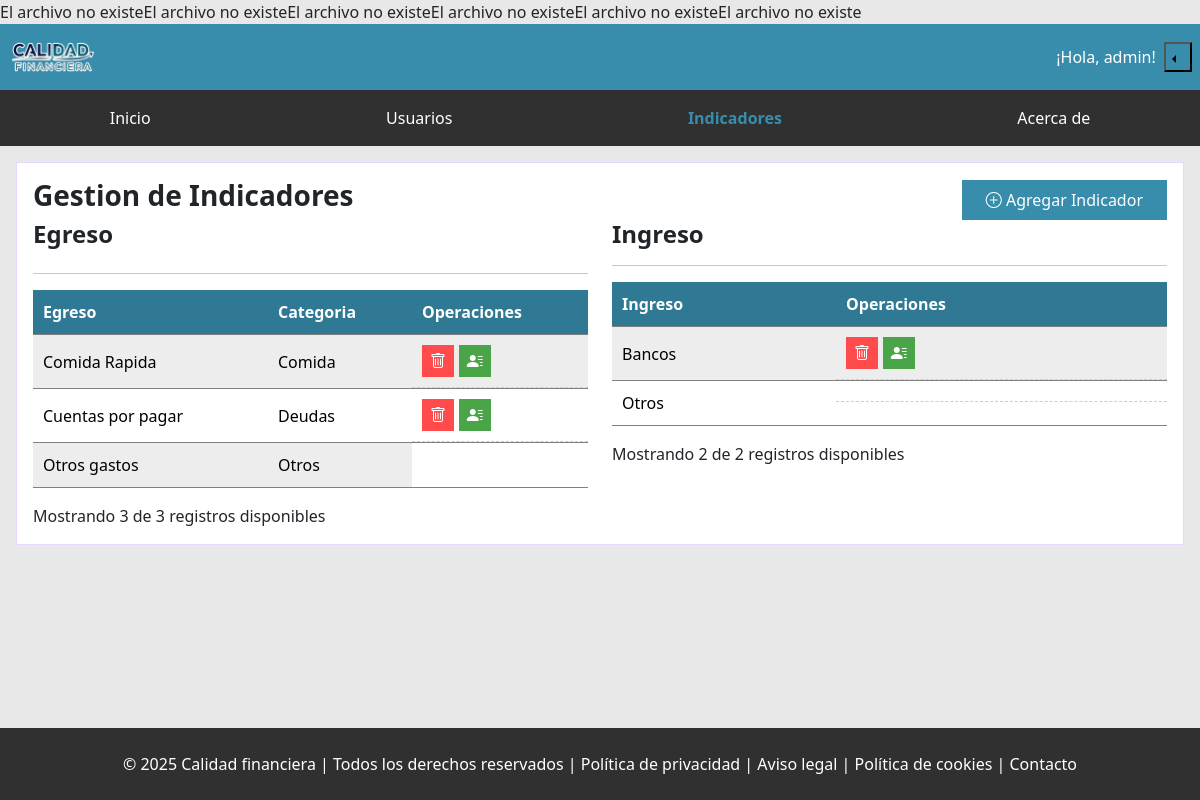
/admin/indicators/1/1 (signed in), run on the app's committed database.
### tables this page shows
CREATE TABLE `egresos` (
  `id_egreso` int(10) NOT NULL,
  `id_categoria_egreso` int(10) NOT NULL,
  `egreso` varchar(40) NOT NULL
);

CREATE TABLE `categorias_egreso` (
  `id_categoria_egreso` int(10) NOT NULL,
  `categoria` varchar(40) NOT NULL
);

CREATE TABLE `ingresos` (
  `id_ingreso` int(10) NOT NULL,
  `ingreso` varchar(50) NOT NULL
);

### app/Controllers/IndicatorsController.php (called while the page is built, shortened)
<?php
class IndicatorsController extends Controller
{
    public function index($page_e = 1, $page_i = 1)
    {
        $show_indicators = new indicatorModel;
        $show_indicators->show($page_e, $page_i);
        return $this->view('admin.indicators', [
            'HTML_graduantion' => $show_indicators->HTML_graduantion,
            'HTML_insome' => $show_indicators->HTML_insome,
            'sidebar_jump' => '../../',
            'header_jump' => '../../',
            'header_break_login' => '../../../',
        ]);
    }
}

### routes/web.php (called while the page is built, shortened)
<?php
Route::dispatch();
?>

### public/index.php (called while the page is built)
<?php
    require_once '../autoload.php';
    require_once '../routes/web.php';
?>

### lib/DataBase.php (called while the page is built, shortened)
<?php
class Database
{
    private $host = 'localhost';
    private $dbName = 'calidad_financiera';
    private $user = 'root';
    private $password = '';
    public function __construct()
    {
        try {
            $this->pdo = new PDO("mysql:host=$this->host;dbname=$this->dbName", $this->user, $this->password);
        } catch (PDOException $ex) {
            throw new Exception("Error de conexión: " . $ex->getMessage());
        }
    }
}
?>

### app/Controllers/Controller.php (called while the page is built, shortened)
<?php
class Controller
{
    public function view($route, $data = [])
    {
        extract($data);
        $route = str_replace('.', '/', $route);
        if (file_exists("../resources/views/{$route}.php")) {
            $content = ob_get_clean();
            return $content;
        } else {
            return 'El archivo no existe';
        }
    }
}

### app/Models/IndicatorModel.php (the view, shortened to what this page needs)
<?php
class indicatorModel extends Database
{
    public function show($page_e, $page_i)
    {
        $current_page_i = $page_i;
        $count_insome_query = 'SELECT COUNT(*) as total_ingresos FROM ingresos  ';
        $count_insome_stmt = $this->pdo->prepare($count_insome_query);
        $count_insome_stmt->execute();
        $row_total_insome = $count_insome_stmt->fetch(PDO::FETCH_ASSOC);
        $total_records_i = $row_total_insome['total_ingresos'];
        $records_page_i = 5;
        $get_insome_query = 'SELECT
                            ingreso, id_ingreso
                         FROM
                            ingresos
                            ORDER BY ingreso ASC
                             LIMIT
                                :inicio, :registros_por_pagina';
        $start_i = ($current_page_i - 1) * $records_page_i;
        $get_insome_stmt = $this->pdo->prepare($get_insome_query);
        $get_insome_stmt->bindParam(':inicio', $start_i, PDO::PARAM_INT);
        $get_insome_stmt->bindParam(':registros_por_pagina', $records_page_i, PDO::PARAM_INT);
        $get_insome_stmt->execute();
        $this->HTML_insome = '';
        if ($get_insome_stmt->rowCount() > 0) {
            $row_insome = $get_insome_stmt->fetchAll(PDO::FETCH_ASSOC);
            foreach ($row_insome as $row) {
                $this->HTML_insome .= "<tr class='show'>";
                $this->HTML_insome .= '<td >'.$row['ingreso'].'</td>';
                $this->HTML_insome .= "<td class='operations'>";
                if ($row['ingreso'] != 'Otros') {
                    $this->HTML_insome .= "
                       <button class='  button--delete' data-model='js'data-type='id_ingreso'  data-link='../../indicator/delete-insome'
                        data-id='".$row['id_ingreso']."'
       >
                                <i class='bi bi-trash ' ></i>
                              </button>
                        ";
                    $this->HTML_insome .= "<a href='../../indicator/".$row['id_ingreso']."-ingreso/modify'>
                            <button class='button--modify'>
                              <i class='bi bi-person-lines-fill'></i>
                            </button>
                        </a>";
                    $this->HTML_insome .= '</td>';
                }
                $this->HTML_insome .= '</tr>';
            }
        } else {
            $this->HTML_insome .= '<p>No hay registros disponibles en este momento.</p>';
        }
        $this->HTML_insome .= ' </table> </section>';
        $this->HTML_insome .= "<section class='d-flex justify-content-between align-items-center'>";
        if ($total_records_i == 0) {
        } else {
            $get_insome_stmt->rowCount() == 0 ? $display_log_message = 'registro disponible' : $display_log_message = 'registros disponibles';
            $this->HTML_insome .= "<span class='show_quantity'>Mostrando ".$get_insome_stmt->rowCount().' de '.$total_records_i."
                                          <span class='show_quantity__message'> ".$display_log_message."</span></span><nav
                                          class='navigation--egress navigation '><ul class='pagination'>";
            $this->HTML_insome .= '</section>';
        }
        $current_page_e = $page_e;
        $count_graduation_query = 'SELECT COUNT(*) as total_egresos FROM egresos  ';
        $count_graduation_stmt = $this->pdo->prepare($count_graduation_query);
        $count_graduation_stmt->execute();
        $row_total_graduation = $count_graduation_stmt->fetch(PDO::FETCH_ASSOC);
        $total_records_e = $row_total_graduation['total_egresos'];
        $records_page_e = 5;
        $get_graduation_query = 'SELECT
                                categoria, egreso , egresos.id_egreso
                             FROM
                                egresos
                             INNER JOIN
                                categorias_egreso
                             ON
                                egresos.id_categoria_egreso = categorias_egreso.id_categoria_egreso
                              ORDER BY egresos.egreso ASC
                             LIMIT
                                :inicio, :registros_por_pagina';
        $start_e = ($current_page_e - 1) * $records_page_e;
        $get_graduation_stmt = $this->pdo->prepare($get_graduation_query);
        $get_graduation_stmt->bindParam(':inicio', $start_e, PDO::PARAM_INT);
        $get_graduation_stmt->bindParam(':registros_por_pagina', $records_page_e, PDO::PARAM_INT);
        $get_graduation_stmt->execute();
        $this->HTML_graduantion = '';
        if ($get_graduation_stmt->rowCount() > 0) {
            $row_graduation = $get_graduation_stmt->fetchAll(PDO::FETCH_ASSOC);
            foreach ($row_graduation as $row) {
                $this->HTML_graduantion .= "<tr class='show'>";
                $this->HTML_graduantion .= '<td >'.$row['egreso'].'</td>';
                $this->HTML_graduantion .= '<td>'.$row['categoria'].'</td>';
                if ($row['egreso'] != 'Otros gastos') {
                    $this->HTML_graduantion .= "<td class='operations'>";
                    $this->HTML_graduantion .= "
                       <button class='  button--delete' data-model='js'data-type='id_egreso'  data-link='../../indicator/delete-graduation'
                        data-id='".$row['id_egreso']."'
       >
                                <i class='bi bi-trash ' ></i>
                              </button>
                         ";
                    $this->HTML_graduantion .= "<a href='../../indicator/".$row['id_egreso']."-egreso/modify'>
                            <button class='button--modify'>
                              <i class='bi bi-person-lines-fill'></i>
                            </button>
                        </a>
                        ";
                    $this->HTML_graduantion .= '</td>';
                }
                $this->HTML_graduantion .= '</tr>';
            }
        } else {
            $this->HTML_graduantion .= '<p>No hay registros disponibles en este momento.</p>';
        }
        $this->HTML_graduantion .= ' </table> </section>';
        $this->HTML_graduantion .= "<section class='d-flex justify-content-between align-items-center'>";
        if ($total_records_e == 0) {
        } else {
            $get_graduation_stmt->rowCount() == 0 ? $display_log_message = 'registro disponible' : $display_log_message = 'registros disponibles';
            $this->HTML_graduantion .= "<span class='show_quantity'>Mostrando ".$get_graduation_stmt->rowCount().' de '.$total_records_e."
                                        <span class='show_quantity__message'> ".$display_log_message."</span></span><nav
                                        class='navigation--egress navigation '><ul class='pagination'>";
            $this->HTML_graduantion .= ' </section>';
        }
    }
}

### lib/Route.php (shortened to what this page needs)
<?php
class Route
{
    private static $routes = [
        'GET' => [],
        'POST' => []
    ];
    public static function get($uri, $callback)
    {
        $uri = trim($uri, '/');
        self::$routes['GET'][$uri] = $callback;
    }
    public static function post($uri, $callback)
    {
        $uri = trim($uri, '/');
        self::$routes['POST'][$uri] = $callback;
    }
    public static function dispatch()
    {
        $uri = $_SERVER['REQUEST_URI'];
        $uri = trim($uri, '/');
        $uri = str_replace('calidad-financiera/public/', "", $uri);
        $method = $_SERVER['REQUEST_METHOD'];
        foreach (self::$routes[$method] as $routeUri => $callback) {
            if (strpos($routeUri, ':') !== false) {
                $routeUri = preg_replace('#:[a-zA-Z]+#', '([a-zA-Z0-9]+)', $routeUri);
            }
            if (preg_match("#^$routeUri$#", $uri, $matches)) {
                $params = array_slice($matches, 1);
                if (is_array($callback)) {
                    $controller = new $callback[0];
                    $response = $controller->{$callback[1]}(...$params);
                } elseif (is_callable($callback)) {
                    $response = $callback(...$params);
                } else {
                    throw new \Exception("Callback no válido");
                }
                if (is_array($response) || is_object($response)) {
                    header('Content-Type: application/json');
                    echo json_encode($response);
                } else {
                    echo $response;
                }
                return;
            }
        }
    }
}

### data on the page
egresos: egreso "Comida Rapida"
categorias_egreso: categoria "Comida"
egresos: egreso "Cuentas por pagar"
categorias_egreso: categoria "Deudas"
egresos: egreso "Otros gastos"
categorias_egreso: categoria "Otros"
ingresos: ingreso "Bancos"
ingresos: ingreso "Otros"

### other printed values
$total_records_e "3"
$display_log_message "registros disponibles"
$total_records_i "2"
